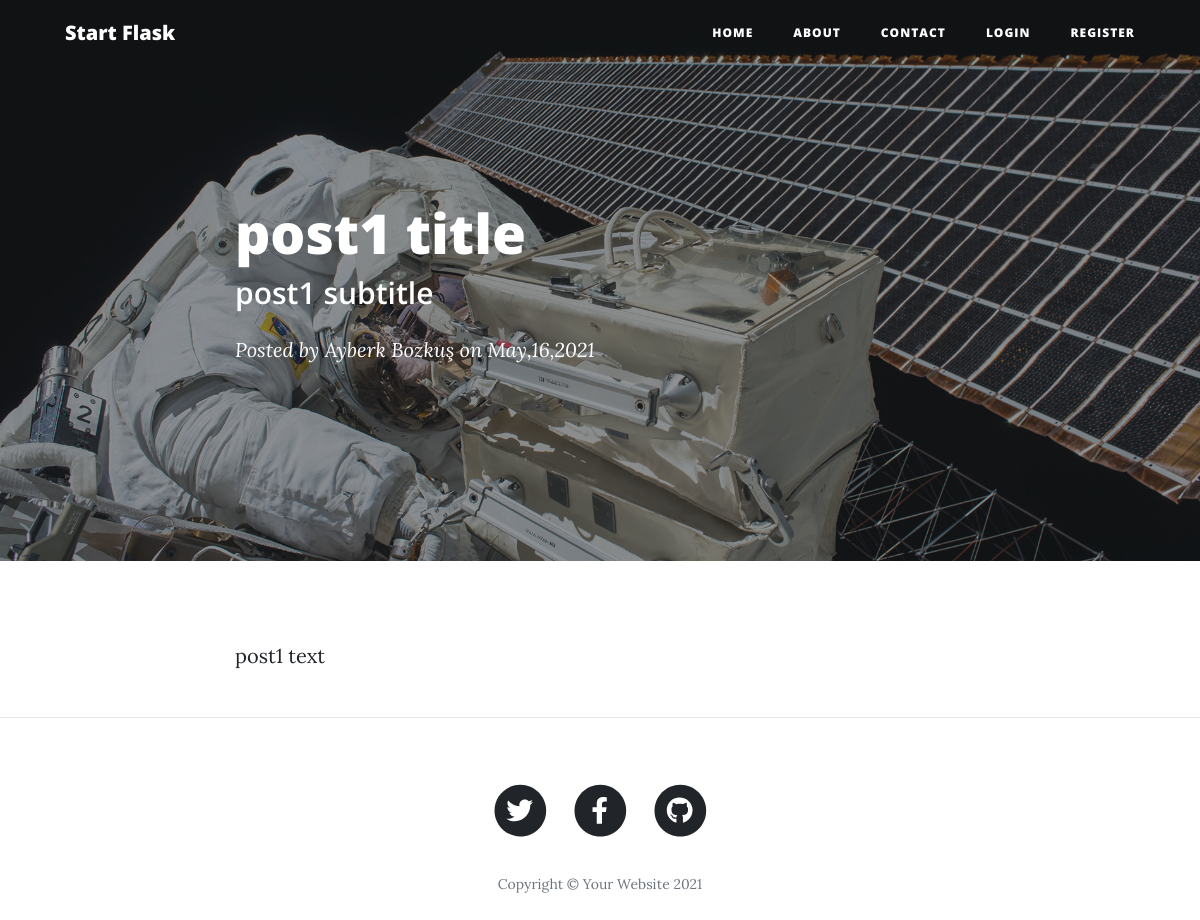
/post/1, run on an earlier commit of the app's database.
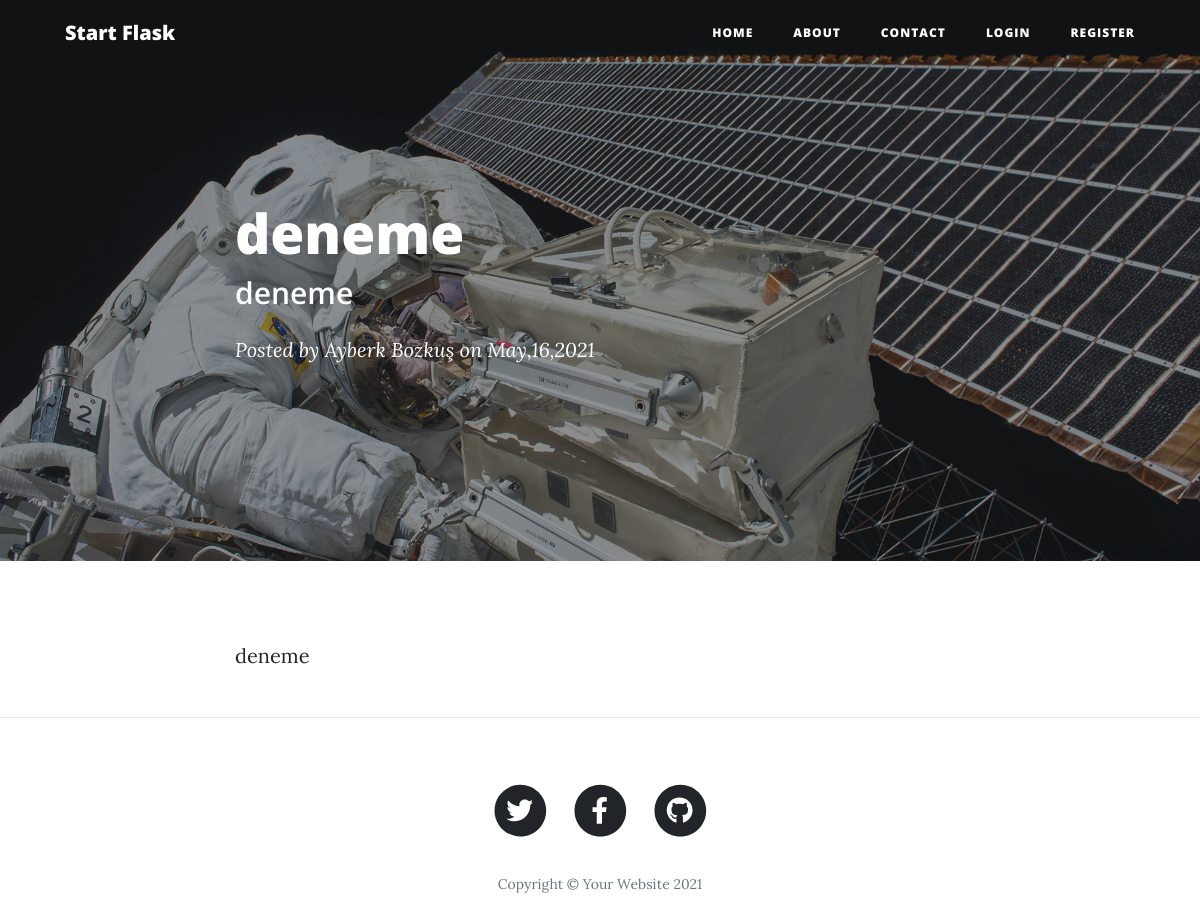
And on a later commit of the database.
### CleanBlog/models.py (models this page shows, shortened)
class Post(db.Model):
    id = db.Column(db.Integer, primary_key = True)
    title = db.Column(db.String, nullable=False)
    subtitle = db.Column(db.String, nullable=False)
    post_date = db.Column(db.DateTime, nullable=False, default = datetime.now) # ().strftime('%Y-%m-%d')
    post_text = db.Column(db.Text, nullable=False)
    user_id = db.Column(db.Integer, db.ForeignKey('user.id'), nullable=False)

### CleanBlog/routes.py (the view)
@app.route("/post/<int:post_id>", methods=['GET','POST'])
def post(post_id):
    post = Post.query.get_or_404(post_id)
    return render_template('post.html', title = 'post.title', post=post)

### CleanBlog/templates/post.html (shortened to what this page needs)
{% extends 'base.html' %}
{% block content %}
        <header class="masthead" style='background-image: url(" {{ url_for('static', filename='assets/img/post-bg.jpg') }} ")'>
            <div class="overlay"></div>
            <div class="container">
                <div class="row">
                    <div class="col-lg-8 col-md-10 mx-auto">
                        <div class="post-heading">
                            <h1>{{ post.title }}</h1>
                            <h2 class="subheading">{{ post.subtitle }}</h2>
                            <span class="meta">
                                Posted by
                                <a href="#!">{{ post.user.name }}</a>
                                on {{ post.post_date.strftime('%B,%d,%Y') }}
                            </span>
                        </div>
                    </div>
                </div>
            </div>
        </header>
        <article>
            <div class="container">
                <div class="row">
                    <div class="col-lg-8 col-md-10 mx-auto">
                        <p> {{ post.post_text }} </p>
                    </div>
                </div>
            </div>
        </article>
        <hr />
{% endblock %}

What changed in the data, as far as the page shows it:
changed Post: title "post1 title" → "deneme"; subtitle "post1 subtitle" → "deneme"; post_text "post1 text" → "deneme"
